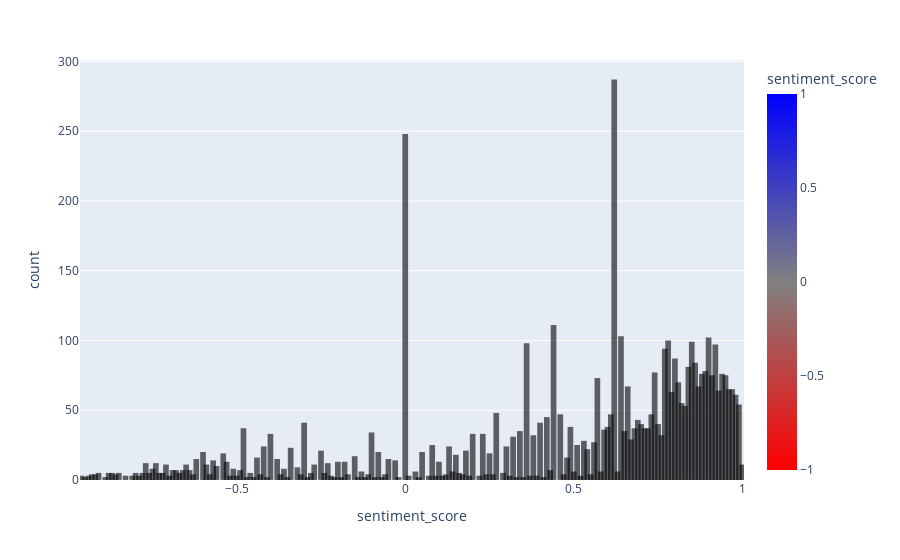

Notebook source saved alongside this figure:
### Markdown cell above
### Potting Bar Graph for Sentiment Scores

### Code cell
# 1.Desktop

series4 = desktopdf['sentiment_score'].value_counts()
df_result4 = pd.DataFrame(series4)
df_result4 = df_result4.reset_index()  
df_result4.columns = ['sentiment_score', 'count']
display(df_result4)

fig = px.bar(df_result4, 
             x='sentiment_score', y='count', 
             color = 'sentiment_score',
             color_continuous_scale=["red", "grey", "blue"],
             range_color = [-1,1],
             opacity= 0.6,
            )
fig.update_traces(marker_line_color='black',
                  marker_line_width=3, opacity=1)
fig.show()

### Figure 1 — Plotly figure (JSON) as saved in the notebook; plotly's stock layout.template omitted (floating-point values rounded to 4 significant figures; data arrays with more than 128 entries replaced by an {"elided": "..."} marker saying what was removed)
{"data": [{"alignmentgroup": "True", "hovertemplate": "sentiment_score=%{marker.color}<br>count=%{y}<extra></extra>", "legendgroup": "", "marker": {"color": {"elided": "181 float values"}, "coloraxis": "coloraxis", "line": {"color": "black", "width": 3}, "opacity": 0.6, "pattern": {"shape": ""}}, "name": "", "offsetgroup": "", "opacity": 1, "orientation": "v", "showlegend": false, "textposition": "auto", "type": "bar", "x": {"elided": "181 float values"}, "xaxis": "x", "y": {"elided": "181 int values"}, "yaxis": "y"}], "layout": {"barmode": "relative", "coloraxis": {"cmax": 1, "cmin": -1, "colorbar": {"title": {"text": "sentiment_score"}}, "colorscale": [[0, "red"], [0.5, "grey"], [1, "blue"]]}, "legend": {"tracegroupgap": 0}, "margin": {"t": 60}, "xaxis": {"anchor": "y", "domain": [0, 1], "title": {"text": "sentiment_score"}}, "yaxis": {"anchor": "x", "domain": [0, 1], "title": {"text": "count"}}}}
